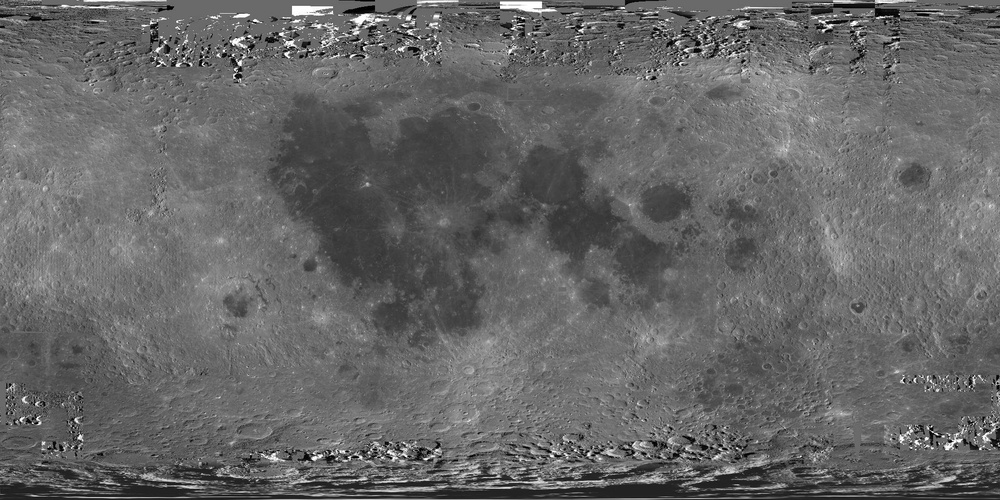
#> input picture analog-finder/web/assets/moon.jpg, 1000 x 500 px, shrunk from 2048 x 1024 before the run, found by its file name
$ python 06c_moon_texture_pole.py ../web/assets/moon.jpg
#> lines starting #> are read from the running program, lines starting #| are printed output that depends on the picture
"""Fill the south polar cap of the Moon globe texture (web/assets/moon.jpg, equirectangular Kaguya TC mosaic) from the
LROC WAC south-pole mosaic (web/assets/moon_spole.jpg, polar stereographic, 75-90 S). The Kaguya mosaic breaks up into
streaks of shadow poleward of about 80 S; the WAC polar mosaic is clean there, and the pole is where the targets are.

Usage: python 06c_moon_texture_pole.py <web_assets_dir>     (run once; rewrites moon.jpg in place)
"""
import sys, os, numpy as np
from PIL import Image

assets = sys.argv[1]
R, HALF = 1737400.0, 457440.0                      # lunar radius, half-width of the polar image (m)
eq = np.asarray(Image.open(os.path.join(assets, "moon.jpg")).convert("L")).astype(np.float32)
sp = np.asarray(Image.open(os.path.join(assets, "moon_spole.jpg")).convert("L")).astype(np.float32)
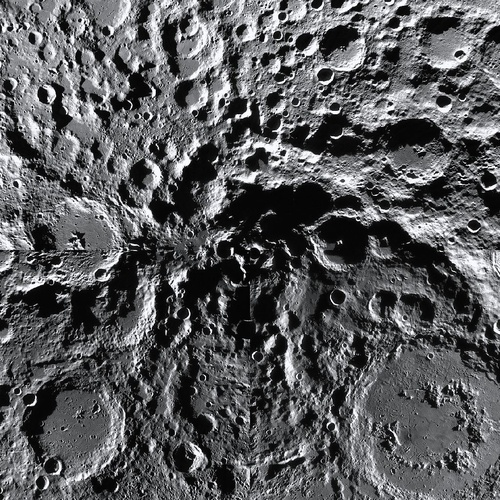
#> input picture analog-finder/web/assets/moon_spole.jpg, 500 x 500 px, shrunk from 1024 x 1024 before the run, found by its file name
H, W = eq.shape; N = sp.shape[0]
#> after `H, W = eq.shape`: H = 500; W = 1000
#> after `N = sp.shape[0]`: N = 500
lat = 90 - (np.arange(H) + 0.5) * 180 / H
lon = (np.arange(W) + 0.5) * 360 / W - 180
#> lon = 1000 values from -179.8 to 179.8
rows = np.where(lat < -75.2)[0]
#> rows = 41 values from 459 to 499
LA, LO = np.meshgrid(np.radians(lat[rows]), np.radians(lon), indexing="ij")
rho = 2 * R * np.tan((np.pi / 2 + LA) / 2)
x, y = rho * np.sin(LO), rho * np.cos(LO)
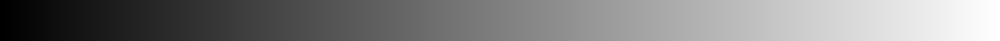
#> LO: shape (41, 1000) float64; min -3.14, max 3.14, mean 1.66e-17; drawn with min black and max white
px = np.clip((x + HALF) / (2 * HALF) * N - 0.5, 0, N - 1.001); py = np.clip((HALF - y) / (2 * HALF) * N - 0.5, 0, N - 1.001)
x0, y0 = px.astype(int), py.astype(int); fx, fy = px - x0, py - y0
s = (sp[y0, x0] * (1 - fx) * (1 - fy) + sp[y0, x0 + 1] * fx * (1 - fy) + sp[y0 + 1, x0] * (1 - fx) * fy + sp[y0 + 1, x0 + 1] * fx * fy)
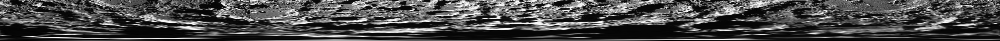
#> s: shape (41, 1000) float64; min 0.209, max 255, mean 74.8
# match brightness and contrast to the Kaguya mosaic over the blend band, then cross-fade 75.2 -> 79 S
band = (lat[rows] > -79)
k = eq[rows][band]; w = s[band]
s = (s - w.mean()) * min(1.5, k.std() / max(w.std(), 1e-3)) + k.mean()
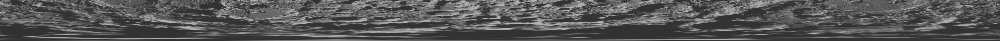
#> s: shape (41, 1000) float64; min 47.2, max 182.3, mean 86.8
t = np.clip((-75.2 - lat[rows]) / 3.8, 0, 1)[:, None]
#> t = 41 values from 0.0579 to 1
out = eq.copy(); out[rows] = eq[rows] * (1 - t) + s * t
#> after `out[rows] = eq[rows] * (1 - t) + s * t`:
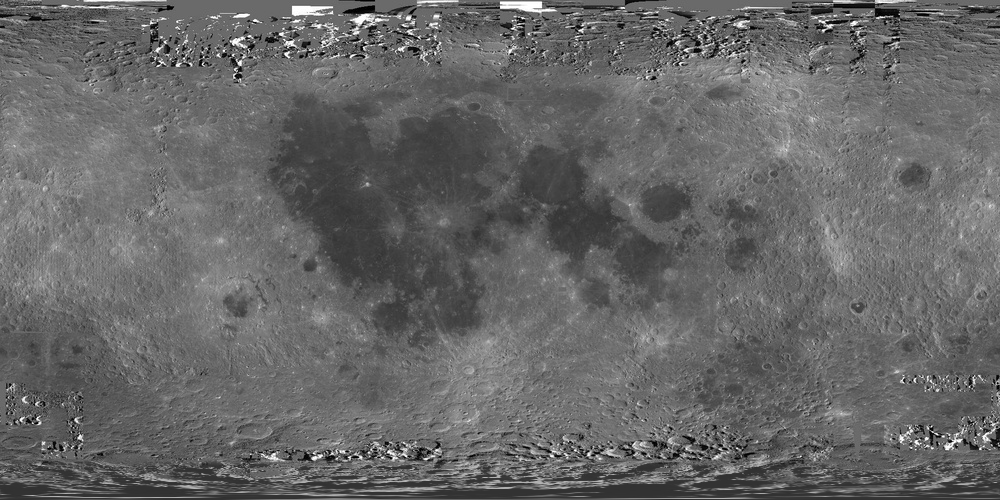
#> out: shape (500, 1000) float32; min 0, max 255, mean 102.9
Image.fromarray(np.clip(out, 0, 255).astype(np.uint8)).save(os.path.join(assets, "moon.jpg"), quality=82, optimize=True)
print("moon.jpg south cap replaced from LROC WAC,", len(rows), "rows")
#| moon.jpg south cap replaced from LROC WAC, 41 rows
